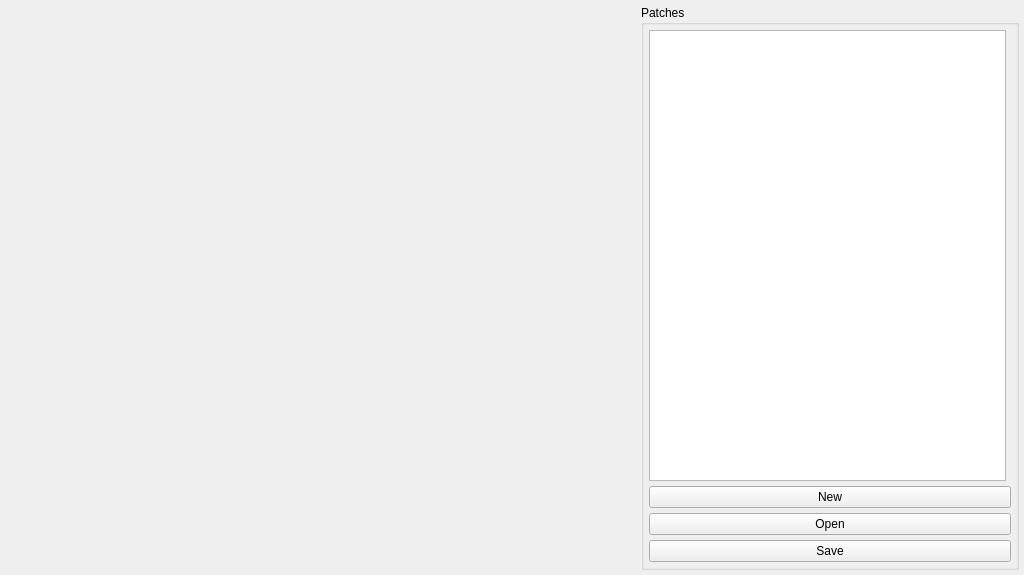
<?xml version="1.0" encoding="UTF-8"?>
<ui version="4.0">
 <class>PatchesWindow</class>
 <widget class="QMainWindow" name="PatchesWindow">
  <property name="geometry">
   <rect>
    <x>0</x>
    <y>0</y>
    <width>1024</width>
    <height>575</height>
   </rect>
  </property>
  <property name="windowTitle">
   <string>Setup Patches</string>
  </property>
  <widget class="QWidget" name="centralwidget">
   <layout class="QGridLayout" name="gridLayout" columnstretch="5,3">
    <property name="leftMargin">
     <number>5</number>
    </property>
    <property name="topMargin">
     <number>5</number>
    </property>
    <property name="rightMargin">
     <number>5</number>
    </property>
    <property name="bottomMargin">
     <number>5</number>
    </property>
    <item row="0" column="0">
     <widget class="PatchWidget" name="patchWidget" native="true"/>
    </item>
    <item row="0" column="1">
     <widget class="QGroupBox" name="groupBox">
      <property name="title">
       <string>Patches</string>
      </property>
      <layout class="QVBoxLayout" name="verticalLayout">
       <property name="spacing">
        <number>0</number>
       </property>
       <property name="leftMargin">
        <number>0</number>
       </property>
       <property name="topMargin">
        <number>0</number>
       </property>
       <property name="rightMargin">
        <number>0</number>
       </property>
       <property name="bottomMargin">
        <number>0</number>
       </property>
       <item>
        <widget class="QScrollArea" name="scrollArea">
         <property name="frameShape">
          <enum>QFrame::NoFrame</enum>
         </property>
         <property name="frameShadow">
          <enum>QFrame::Plain</enum>
         </property>
         <property name="lineWidth">
          <number>1</number>
         </property>
         <property name="horizontalScrollBarPolicy">
          <enum>Qt::ScrollBarAlwaysOff</enum>
         </property>
         <property name="widgetResizable">
          <bool>true</bool>
         </property>
         <widget class="QWidget" name="scrollAreaWidgetContents">
          <property name="geometry">
           <rect>
            <x>0</x>
            <y>0</y>
            <width>376</width>
            <height>547</height>
           </rect>
          </property>
          <layout class="QGridLayout" name="gridLayout_2">
           <property name="leftMargin">
            <number>5</number>
           </property>
           <property name="topMargin">
            <number>5</number>
           </property>
           <property name="rightMargin">
            <number>5</number>
           </property>
           <property name="bottomMargin">
            <number>5</number>
           </property>
           <property name="spacing">
            <number>5</number>
           </property>
           <item row="4" column="0" colspan="2">
            <widget class="QPushButton" name="saveButton">
             <property name="text">
              <string>Save</string>
             </property>
            </widget>
           </item>
           <item row="3" column="0" colspan="2">
            <widget class="QPushButton" name="openButton">
             <property name="text">
              <string>Open</string>
             </property>
            </widget>
           </item>
           <item row="1" column="0">
            <widget class="QListView" name="handsListView">
             <property name="dragDropMode">
              <enum>QAbstractItemView::NoDragDrop</enum>
             </property>
             <property name="defaultDropAction">
              <enum>Qt::MoveAction</enum>
             </property>
             <property name="alternatingRowColors">
              <bool>true</bool>
             </property>
             <property name="selectionMode">
              <enum>QAbstractItemView::SingleSelection</enum>
             </property>
             <property name="selectionBehavior">
              <enum>QAbstractItemView::SelectRows</enum>
             </property>
            </widget>
           </item>
           <item row="2" column="0" colspan="2">
            <widget class="QPushButton" name="newButton">
             <property name="text">
              <string>New</string>
             </property>
            </widget>
           </item>
          </layout>
         </widget>
        </widget>
       </item>
      </layout>
     </widget>
    </item>
   </layout>
  </widget>
 </widget>
 <customwidgets>
  <customwidget>
   <class>PatchWidget</class>
   <extends>QWidget</extends>
   <header>patchWidget.h</header>
   <container>1</container>
  </customwidget>
 </customwidgets>
 <resources/>
 <connections/>
</ui>
